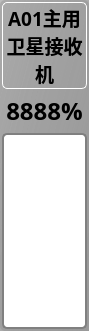
<?xml version="1.0" encoding="UTF-8"?>
<ui version="4.0">
 <class>ChModule</class>
 <widget class="QFrame" name="ChModule">
  <property name="geometry">
   <rect>
    <x>0</x>
    <y>0</y>
    <width>89</width>
    <height>331</height>
   </rect>
  </property>
  <property name="font">
   <font>
    <pointsize>14</pointsize>
   </font>
  </property>
  <property name="contextMenuPolicy">
   <enum>Qt::CustomContextMenu</enum>
  </property>
  <property name="windowTitle">
   <string>Frame</string>
  </property>
  <property name="styleSheet">
   <string notr="true">#ChModule
{
	
	background-color: qlineargradient(spread:pad, x1:0, y1:0, x2:1, y2:1, stop:0 rgba(162, 162, 162, 179), stop:1 rgba(153, 153, 153, 255));
	border-radius: 5px;


}
</string>
  </property>
  <layout class="QVBoxLayout" name="verticalLayout">
   <property name="spacing">
    <number>5</number>
   </property>
   <property name="leftMargin">
    <number>2</number>
   </property>
   <property name="topMargin">
    <number>2</number>
   </property>
   <property name="rightMargin">
    <number>2</number>
   </property>
   <property name="bottomMargin">
    <number>2</number>
   </property>
   <item>
    <widget class="QLabel" name="chName">
     <property name="font">
      <font>
       <family>黑体</family>
       <pointsize>14</pointsize>
       <weight>75</weight>
       <bold>true</bold>
      </font>
     </property>
     <property name="contextMenuPolicy">
      <enum>Qt::DefaultContextMenu</enum>
     </property>
     <property name="styleSheet">
      <string notr="true">border: 1px solid #FFFFFF; 
border-radius: 5px;
</string>
     </property>
     <property name="text">
      <string>A01主用卫星接收机</string>
     </property>
     <property name="alignment">
      <set>Qt::AlignCenter</set>
     </property>
     <property name="wordWrap">
      <bool>true</bool>
     </property>
    </widget>
   </item>
   <item>
    <widget class="QLabel" name="state">
     <property name="font">
      <font>
       <family>黑体</family>
       <pointsize>18</pointsize>
       <weight>75</weight>
       <bold>true</bold>
      </font>
     </property>
     <property name="styleSheet">
      <string notr="true"/>
     </property>
     <property name="text">
      <string>8888%</string>
     </property>
     <property name="alignment">
      <set>Qt::AlignCenter</set>
     </property>
    </widget>
   </item>
   <item>
    <widget class="QProgressBar" name="progressBar">
     <property name="sizePolicy">
      <sizepolicy hsizetype="Ignored" vsizetype="Expanding">
       <horstretch>0</horstretch>
       <verstretch>0</verstretch>
      </sizepolicy>
     </property>
     <property name="minimumSize">
      <size>
       <width>20</width>
       <height>0</height>
      </size>
     </property>
     <property name="styleSheet">
      <string notr="true">QProgressBar
 {  
 border: 2px solid grey;  
 border-radius: 5px;   
background-color: #FFFFFF;
}
QProgressBar::chunk 
{   
 
	background-color: qlineargradient(spread:pad, x1:0, y1:0, x2:1, y2:0, stop:0.00568182 rgba(0, 157, 68, 255), stop:1 rgba(134, 255, 141, 255));

}
QProgressBar 
{   
border: 2px solid grey;   
border-radius: 5px;   
text-align: center;
}</string>
     </property>
     <property name="textVisible">
      <bool>false</bool>
     </property>
     <property name="orientation">
      <enum>Qt::Vertical</enum>
     </property>
    </widget>
   </item>
  </layout>
  <action name="startListen">
   <property name="icon">
    <iconset resource="../../image.qrc">
     <normaloff>:/image/CyclePlayAudio.png</normaloff>:/image/CyclePlayAudio.png</iconset>
   </property>
   <property name="text">
    <string>监听</string>
   </property>
   <property name="toolTip">
    <string>开始/停止单路监听</string>
   </property>
  </action>
  <action name="startRepair">
   <property name="icon">
    <iconset resource="../../image.qrc">
     <normaloff>:/image/Refresh34.png</normaloff>:/image/Refresh34.png</iconset>
   </property>
   <property name="text">
    <string>检修</string>
   </property>
  </action>
  <action name="addListenList">
   <property name="icon">
    <iconset resource="../../image.qrc">
     <normaloff>:/image/List34.png</normaloff>:/image/List34.png</iconset>
   </property>
   <property name="text">
    <string>添加/删除</string>
   </property>
   <property name="toolTip">
    <string>从监听列表添加/删除</string>
   </property>
  </action>
 </widget>
 <resources>
  <include location="../../image.qrc"/>
 </resources>
 <connections/>
</ui>
